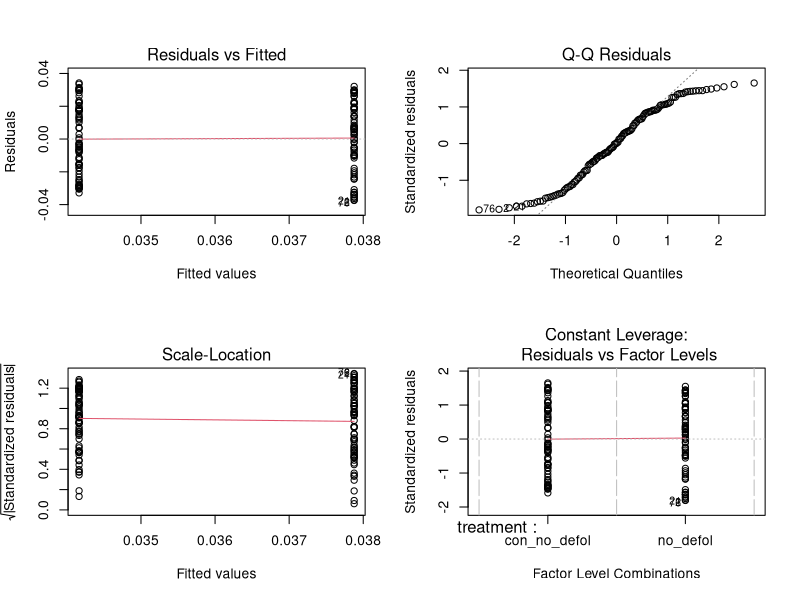
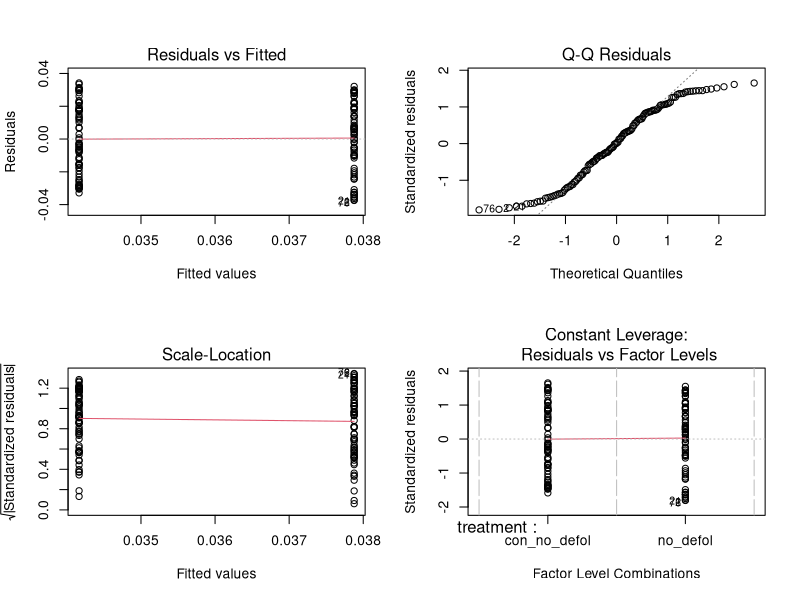
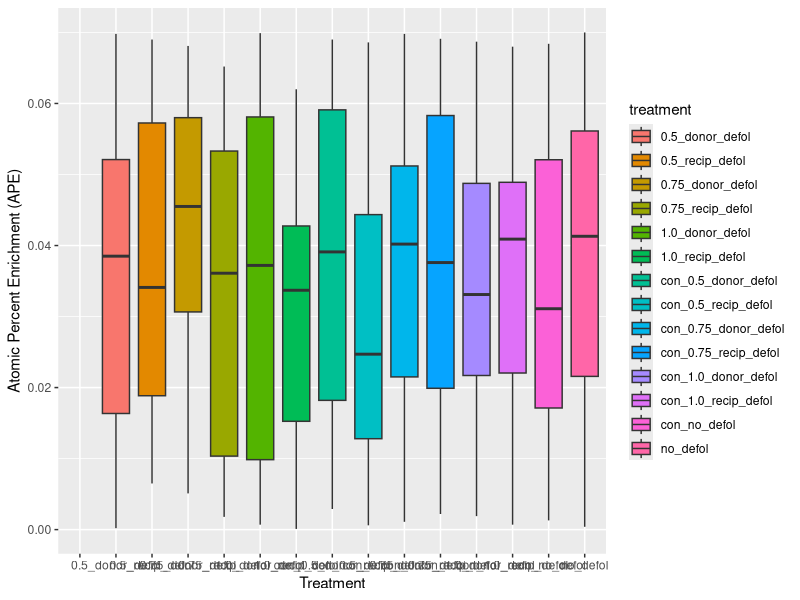
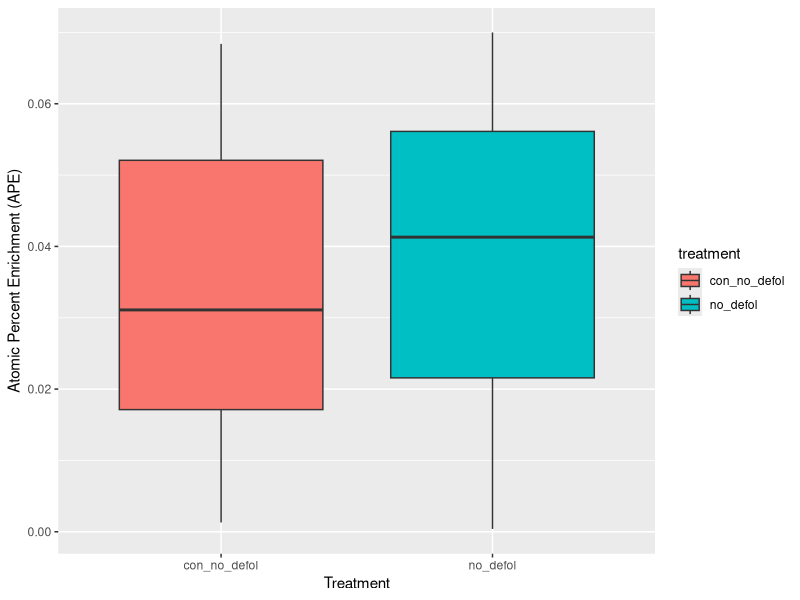

Write R code to recreate these figures, in order. (Note: this script raises an error after producing the figures.)
#load the data 
mock_foliar <- read.csv(file = './data/mock_foliar.csv')
head(mock_foliar)

#####Power Analysis############################################################################# 
#####Conduct a power analysis to determine if there are enough experimental replications to detect a trend




#make a graph looking at all treatment types and export as graph to figs folder
library(ggplot2)
pdf('./figs/mock_foliar_all_treatments.pdf') #pdf will show up in figs folder
par(mfrow = c(1,1))
ggplot(mock_foliar, aes(x=treatment,y=APE,fill=treatment))+geom_boxplot()+ylab("Atomic Percent Enrichment (APE)")+xlab("Treatment")
dev.off() #where to stop pdf





#####No Defol############################################################################# 
#####No defoliaiton occured in this experimental treatment. 
#####In the control group, cores were rotated to sever mycorrhizal connections.

#subset the data
no_defol <- subset(mock_foliar, treatment %in% c('no_defol', 'con_no_defol'))
View(no_defol)
data.frame(no_defol)

#make a graph: 
pdf('./figs/no_defol.vs.con_no_defol.pdf') #pdf will show up in figs folder
par(mfrow = c(1,1))
ggplot(no_defol, aes(x= treatment, y=APE,fill=treatment))+geom_boxplot()+ylab("Atomic Percent Enrichment (APE)")+xlab("Treatment")
dev.off()

#Create a model: no defol vs. control no defol
library(car)
lm_no_defol <- lm(APE ~ treatment, data=no_defol)
Anova(lm_no_defol)
summary(lm_no_defol)

#check residuals of the model
par(mfrow = c(2, 2))
plot(lm_no_defol) 
plot(lm_no_defol) 
#the residuals vs. fitted and the Scale-Location graphs: look for normal spread of points along red line, patterns show issues with homoscedasticity
#The Q-Q plot: look for points hugging red line, deviance from line shows issues with residuals
#The Residuals vs Leverage graph indicates if there are large outliers that have a disproportionate effect on the regression

#Tukey test to see if different plant tissue groups enriched differently
#subset the data more to look at tissue groups and APE for no_defol treatment
tissue_no_defol <- subset(mock_foliar, treatment %in% c('no_defol'))
View(tissue_no_defol)
data.frame(tissue_no_defol)
#build the model and run TukeyHSD
aov_tissue_no_defol <- aov(APE ~ tissue, data = tissue_no_defol)
summary(aov_tissue_no_defol)
TukeyHSD(aov_tissue_no_defol, 'tissue', ordered = TRUE, conf.level = 0.95)
plot(TukeyHSD(aov_no_defol, 'tissue'))



